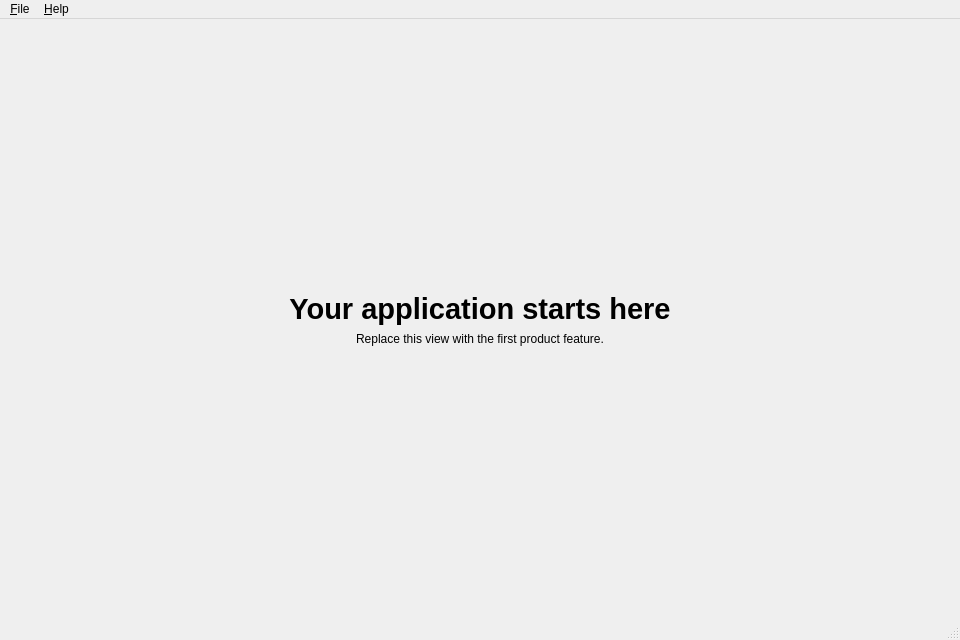
<?xml version="1.0" encoding="UTF-8"?>
<ui version="4.0">
 <class>MainWindow</class>
 <widget class="QMainWindow" name="MainWindow">
  <property name="geometry">
   <rect>
    <x>0</x>
    <y>0</y>
    <width>960</width>
    <height>640</height>
   </rect>
  </property>
  <property name="minimumSize">
   <size>
    <width>640</width>
    <height>420</height>
   </size>
  </property>
  <property name="windowTitle">
   <string>Qt App Template</string>
  </property>
  <widget class="QWidget" name="centralWidget">
   <layout class="QVBoxLayout" name="verticalLayout">
    <property name="leftMargin">
     <number>48</number>
    </property>
    <property name="topMargin">
     <number>48</number>
    </property>
    <property name="rightMargin">
     <number>48</number>
    </property>
    <property name="bottomMargin">
     <number>48</number>
    </property>
    <item>
     <spacer name="verticalSpacerTop">
      <property name="orientation">
       <enum>Qt::Orientation::Vertical</enum>
      </property>
      <property name="sizeHint" stdset="0">
       <size>
        <width>20</width>
        <height>120</height>
       </size>
      </property>
     </spacer>
    </item>
    <item>
     <widget class="QLabel" name="titleLabel">
      <property name="font">
       <font>
        <pointsize>22</pointsize>
        <bold>true</bold>
       </font>
      </property>
      <property name="text">
       <string>Your application starts here</string>
      </property>
      <property name="alignment">
       <set>Qt::AlignmentFlag::AlignCenter</set>
      </property>
     </widget>
    </item>
    <item>
     <widget class="QLabel" name="subtitleLabel">
      <property name="text">
       <string>Replace this view with the first product feature.</string>
      </property>
      <property name="alignment">
       <set>Qt::AlignmentFlag::AlignCenter</set>
      </property>
      <property name="wordWrap">
       <bool>true</bool>
      </property>
     </widget>
    </item>
    <item>
     <spacer name="verticalSpacerBottom">
      <property name="orientation">
       <enum>Qt::Orientation::Vertical</enum>
      </property>
      <property name="sizeHint" stdset="0">
       <size>
        <width>20</width>
        <height>120</height>
       </size>
      </property>
     </spacer>
    </item>
   </layout>
  </widget>
  <widget class="QMenuBar" name="menuBar">
   <property name="geometry">
    <rect>
     <x>0</x>
     <y>0</y>
     <width>960</width>
     <height>22</height>
    </rect>
   </property>
   <widget class="QMenu" name="menuFile">
    <property name="title">
     <string>&amp;File</string>
    </property>
    <addaction name="actionQuit"/>
   </widget>
   <widget class="QMenu" name="menuHelp">
    <property name="title">
     <string>&amp;Help</string>
    </property>
    <addaction name="actionAbout"/>
   </widget>
   <addaction name="menuFile"/>
   <addaction name="menuHelp"/>
  </widget>
  <widget class="QStatusBar" name="statusBar"/>
  <action name="actionQuit">
   <property name="text">
    <string>&amp;Quit</string>
   </property>
   <property name="shortcut">
    <string>Ctrl+Q</string>
   </property>
  </action>
  <action name="actionAbout">
   <property name="text">
    <string>&amp;About</string>
   </property>
  </action>
 </widget>
 <resources/>
 <connections/>
</ui>
